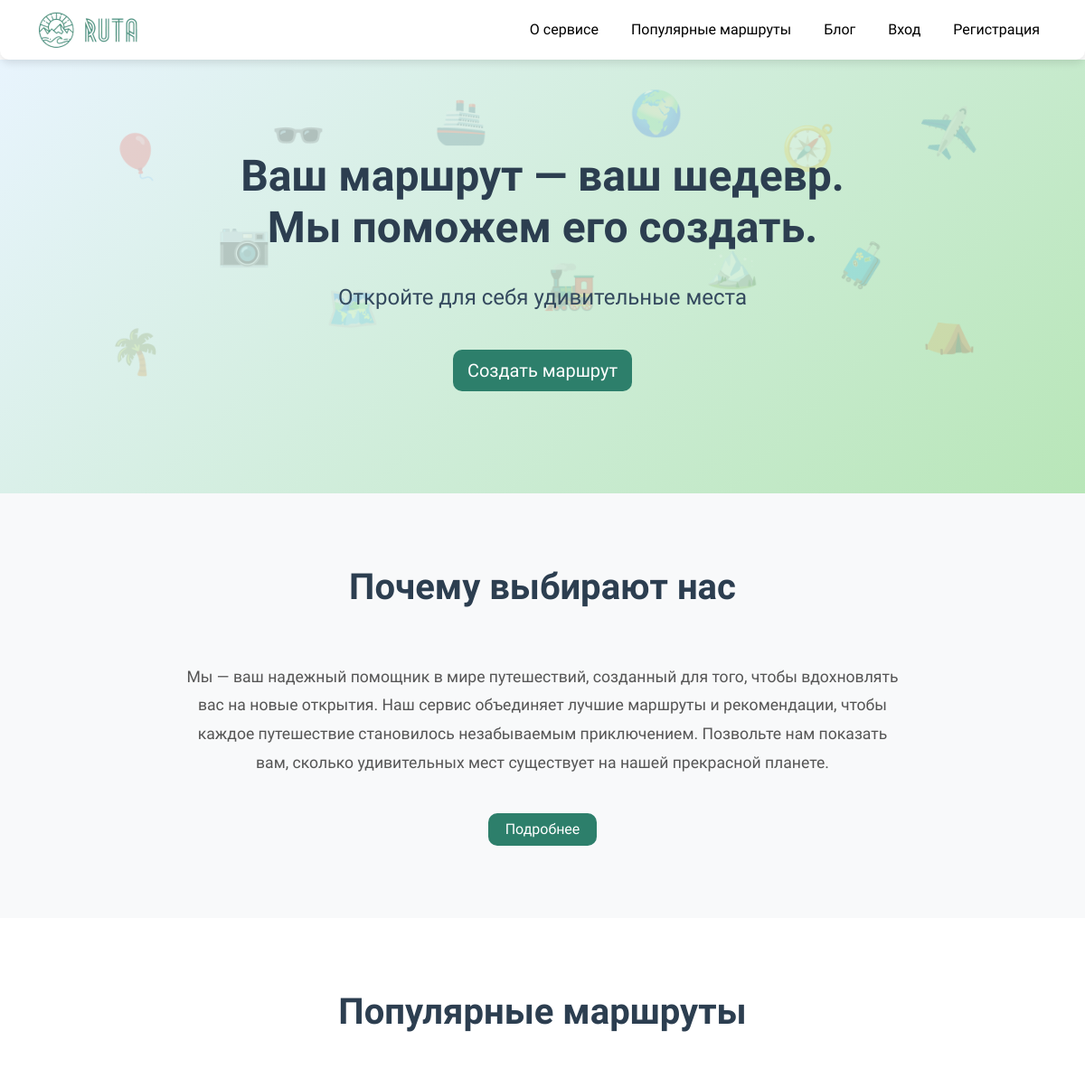
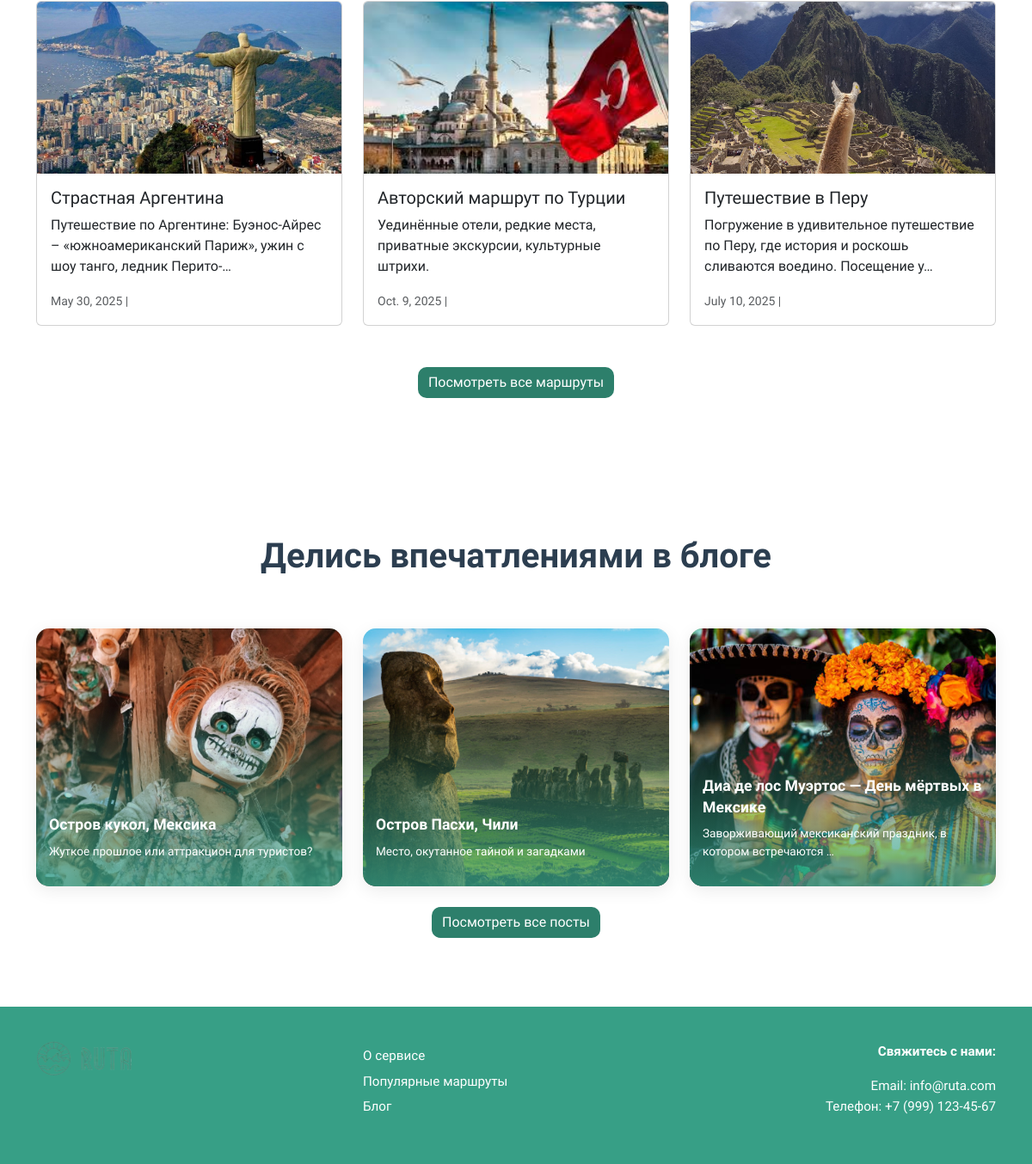
The page / on the database its author committed (2 pictures, top to bottom).
### trips/models.py (models this page shows, shortened)
class Trip(models.Model):
    user = models.ForeignKey(User, on_delete=models.CASCADE, related_name='trips', verbose_name='Автор')
    title = models.CharField(max_length=200, verbose_name='Название')
    description = models.TextField(verbose_name='Описание', blank=True)
    image = models.ImageField(upload_to='trips/', blank=True, null=True, verbose_name='Изображение')
    date = models.DateField(verbose_name='Дата')
    slug = models.SlugField(max_length=250, unique=True, blank=True, verbose_name='URL')
    created_at = models.DateTimeField(auto_now_add=True, verbose_name='Дата создания')
    tags = models.CharField(max_length=200, blank=True, verbose_name='Теги')
    is_public = models.BooleanField(default=True, verbose_name='Публичный маршрут')
    is_completed = models.BooleanField(default=False, verbose_name='Посещён')
    class Meta:
        verbose_name = 'Маршрут'
        verbose_name_plural = 'Маршруты'

### blog/models.py (models this page shows, shortened)
class Post(models.Model):
    title = models.CharField(max_length=200, verbose_name='Название')
    slug = models.SlugField(max_length=250, unique=True, blank=True, verbose_name='Слаг')
    description = models.TextField(blank=True, verbose_name='Описание')
    content = models.TextField(verbose_name='Содержание')
    image = models.ImageField(upload_to='posts/', verbose_name='Изображение')
    created_at = models.DateTimeField(auto_now_add=True, verbose_name='Дата создания')
    user = models.ForeignKey('auth.User', on_delete=models.CASCADE, verbose_name='Автор')
    views = models.PositiveIntegerField(default=0, verbose_name='Просмотры')
    tags = models.CharField(max_length=200, blank=True, verbose_name='Теги')
    class Meta:
        verbose_name = 'Пост'
        verbose_name_plural = 'Посты'

### about_page/views.py (the view)
# urls.py: path('', views.about_view, name='about'),
def about_view(request):
    trips = Trip.objects.all().order_by('-created_at')[:3]
    posts = Post.objects.filter(slug__isnull=False).exclude(slug='').order_by('-created_at')[:3]
    context = {
        'trips': trips,
        'posts': posts,
    }
    return render(request, 'about_page/about.html', context)

### about_page/templates/about_page/about.html (shortened to what this page needs)
{% extends "base_layout.html" %}
{% load static %}
{% block content %}
<section class="hero-section">
    <div class="hero-decorations">
        <div class="travel-icon airplane" title="Полетели!">✈️</div>
        <div class="travel-icon hot-air-balloon" title="Воздушные приключения">🎈</div>
        <div class="travel-icon ship" title="Морские путешествия">🚢</div>
        <div class="travel-icon compass" title="Найдем направление">🧭</div>
        <div class="travel-icon suitcase" title="Собираем чемоданы">🧳</div>
        <div class="travel-icon train" title="Железнодорожные маршруты">🚂</div>
        <div class="travel-icon camera" title="Запечатлим моменты">📷</div>
        <div class="travel-icon mountain" title="Покорим вершины">🏔️</div>
        <div class="travel-icon palm-tree" title="Тропический отдых">🌴</div>
        <div class="travel-icon globe" title="Весь мир открыт">🌍</div>
        <div class="travel-icon tent" title="Кемпинг под звездами">⛺</div>
        <div class="travel-icon map" title="Изучаем карты">🗺️</div>
        <div class="travel-icon glasses" title="Изучаем карты">🕶️</div>
    </div>
    <div class="container">
        <div class="hero-content">
            <h1 class="hero-title">Ваш маршрут — ваш шедевр.<br>Мы поможем его создать.</h1>
            <p class="hero-subtitle">Откройте для себя удивительные места</p>
            <div class="mt-4">
                {% if user.is_authenticated %}
                    <a href="{% url 'trips:add_trip' %}" class="btn btn-primary btn-lg custom-button create-route-button">Создать маршрут</a>
                {% else %}
                    <a href="{% url 'auth_pages:login' %}?next={% url 'trips:add_trip' %}" class="btn btn-primary btn-lg custom-button create-route-button">Создать маршрут</a>
                {% endif %}
            </div>
        </div>
    </div>
</section>
<section class="section why-choose-section">
    <div class="container">
        <h2 class="section-title">Почему выбирают нас</h2>
        <div class="why-choose-text">
            <p>Мы — ваш надежный помощник в мире путешествий, созданный для того, чтобы вдохновлять вас на новые открытия. Наш сервис объединяет лучшие маршруты и рекомендации, чтобы каждое путешествие становилось незабываемым приключением. Позвольте нам показать вам, сколько удивительных мест существует на нашей прекрасной планете.</p>
        </div>
        <div class="text-center">
            <a href="{% url 'about_page:about' %}" class="btn custom-button">Подробнее</a>
        </div>
    </div>
</section>
<section class="section popular-routes-section">
    <div class="container">
        <h2 class="section-title">Популярные маршруты</h2>
        <div class="row g-4">
            {% for trip in trips %}
                <div class="col-lg-4 col-md-6">
                    <a href="{% url 'trips:trip_detail' trip.slug %}" class="stretched-link">
                        <div class="card trip-card">
                            <img src="{% if trip.image %}{{ trip.image.url }}{% else %}{% static 'images/background.png' %}{% endif %}" alt="{{ trip.title }}" class="card-img-top">
                            <div class="card-body">
                                <h5 class="card-title">{{ trip.title }}</h5>
                                <p class="card-text">{{ trip.description|truncatechars:100 }}</p>
                                <p class="card-text"><small class="text-muted">{{ trip.date }} | {{ trip.get_status_display }}</small></p>
                            </div>
                        </div>
                    </a>
                </div>
            {% empty %}
                <div class="col-12 text-center">
                    <p>Нет доступных маршрутов</p>
                </div>
            {% endfor %}
        </div>
        <div class="text-center mt-5">
            <a href="{% url 'trips:popular_routes' %}" class="btn custom-button">Посмотреть все маршруты</a>
        </div>
    </div>
</section>
<section class="section blog-section">
    <div class="container">
        <h2 class="section-title">Делись впечатлениями в блоге</h2>
        <div class="row g-4">
            {% for post in posts|slice:":3" %}
                <div class="col-lg-4 col-md-6 col-sm-12">
                    <a href="{% url 'blog:post_detail' post.slug %}" class="stretched-link">
                        <div class="blog-card">
                            <img src="{% if post.image %}{{ post.image.url }}{% else %}{% static 'images/background.png' %}{% endif %}" alt="{{ post.title }}" class="blog-image">
                            <div class="blog-overlay">
                                <div class="blog-content">
                                    <h3 class="blog-title">{{ post.title }}</h3>
                                    <p class="blog-excerpt">{{ post.description|truncatechars:60 }}</p>
                                </div>
                            </div>
                        </div>
                    </a>
                </div>
            {% empty %}
                <div class="col-12 text-center">
                    <p>Нет публикаций</p>
                </div>
            {% endfor %}
        </div>
        <div class="text-center mt-4">
            <a href="{% url 'blog:blog' %}" class="btn btn-primary custom-button">Посмотреть все посты</a>
        </div>
    </div>
</section>
{% endblock content %}

### rows shown on the page
Trip: image (picture), title "Страстная Аргентина", description "Путешествие по Аргентине: Буэнос-Айрес – «южноамериканский Париж», ужин с шоу танго, ледник Перито-…", date "May 30, 2025"
Trip: image (picture), title "Авторский маршрут по Турции", description "Уединённые отели, редкие места, приватные экскурсии, культурные штрихи.", date "Oct. 9, 2025"
Trip: image (picture), title "Путешествие в Перу", description "Погружение в удивительное путешествие по Перу, где история и роскошь сливаются воедино. Посещение у…", date "July 10, 2025"
Post: image (picture), title "Остров кукол, Мексика", description "Жуткое прошлое или аттракцион для туристов?"
Post: image (picture), title "Остров Пасхи, Чили", description "Место, окутанное тайной и загадками"
Post: image (picture), title "Диа де лос Муэртос — День мёртвых в Мексике", description "Заворживающий мексиканский праздник, в котором встречаются …"
